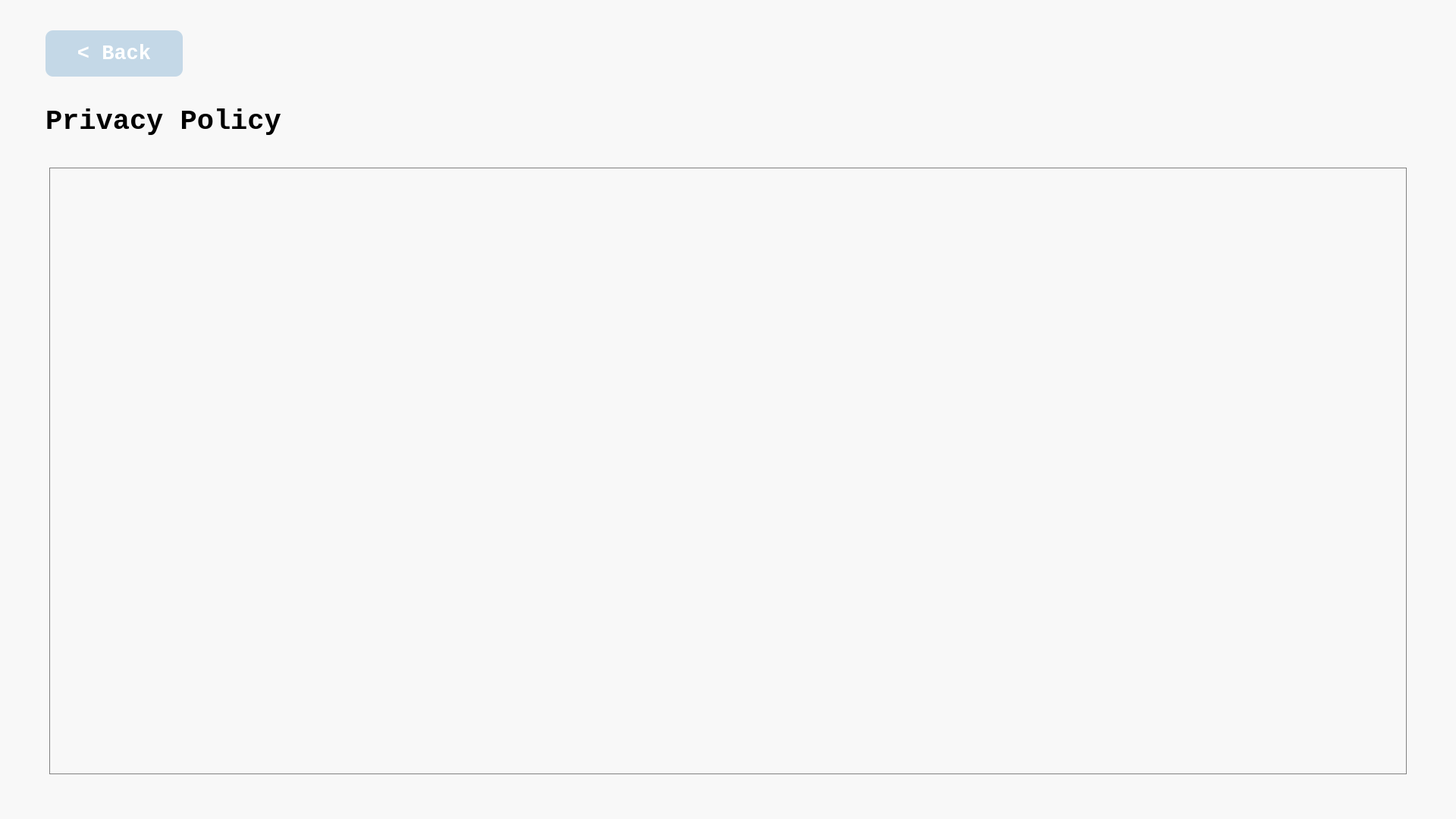
<?xml version="1.0" encoding="UTF-8"?>
<ui version="4.0">
 <class>Form</class>
 <widget class="QWidget" name="Form">
  <property name="geometry">
   <rect>
    <x>0</x>
    <y>0</y>
    <width>1920</width>
    <height>1080</height>
   </rect>
  </property>
  <property name="windowTitle">
   <string>Form</string>
  </property>
  <widget class="QWidget" name="whitebg" native="true">
   <property name="geometry">
    <rect>
     <x>0</x>
     <y>0</y>
     <width>1921</width>
     <height>1080</height>
    </rect>
   </property>
   <property name="styleSheet">
    <string notr="true">background-color: #F8F8F8;</string>
   </property>
   <widget class="QLabel" name="policy_label">
    <property name="geometry">
     <rect>
      <x>60</x>
      <y>120</y>
      <width>481</width>
      <height>81</height>
     </rect>
    </property>
    <property name="font">
     <font>
      <family>Consolas</family>
      <pointsize>28</pointsize>
      <weight>75</weight>
      <bold>true</bold>
     </font>
    </property>
    <property name="text">
     <string>Privacy Policy</string>
    </property>
   </widget>
   <widget class="QPushButton" name="back_button">
    <property name="enabled">
     <bool>true</bool>
    </property>
    <property name="geometry">
     <rect>
      <x>60</x>
      <y>40</y>
      <width>181</width>
      <height>61</height>
     </rect>
    </property>
    <property name="font">
     <font>
      <family>Consolas</family>
      <pointsize>20</pointsize>
      <weight>75</weight>
      <bold>true</bold>
     </font>
    </property>
    <property name="autoFillBackground">
     <bool>false</bool>
    </property>
    <property name="styleSheet">
     <string notr="true">background-color: rgba(182, 208, 226,0.8);
color: rgb(255, 255, 255);
border-radius: 10px;</string>
    </property>
    <property name="text">
     <string>&lt; Back</string>
    </property>
    <property name="iconSize">
     <size>
      <width>70</width>
      <height>70</height>
     </size>
    </property>
   </widget>
   <widget class="QTextBrowser" name="textBrowser">
    <property name="geometry">
     <rect>
      <x>65</x>
      <y>221</y>
      <width>1790</width>
      <height>800</height>
     </rect>
    </property>
    <property name="maximumSize">
     <size>
      <width>1790</width>
      <height>800</height>
     </size>
    </property>
    <property name="styleSheet">
     <string notr="true">border-radius: 0px; border: 1px solid #808080</string>
    </property>
   </widget>
  </widget>
 </widget>
 <resources/>
 <connections/>
</ui>
